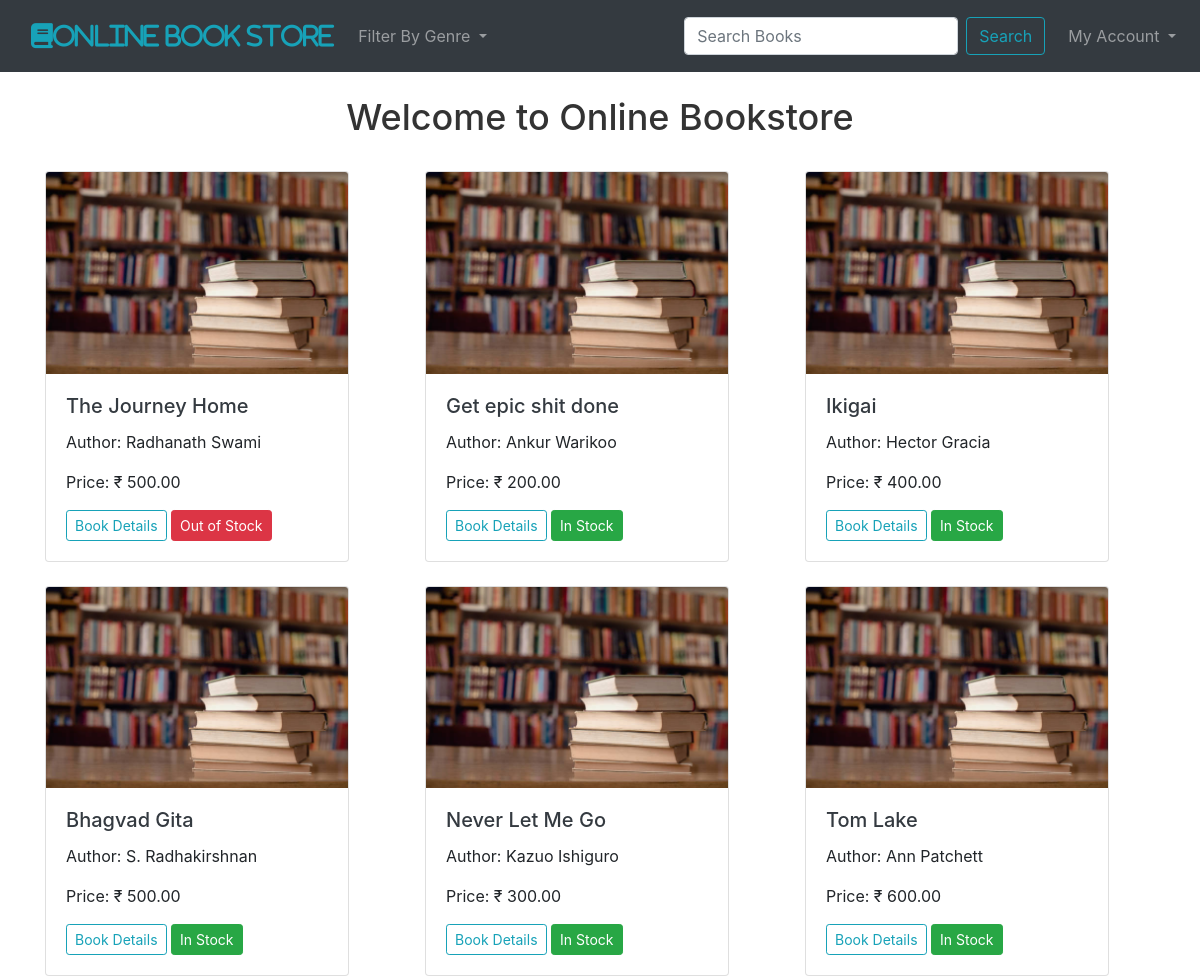
/ (upper part), run on an earlier commit of the app's database.
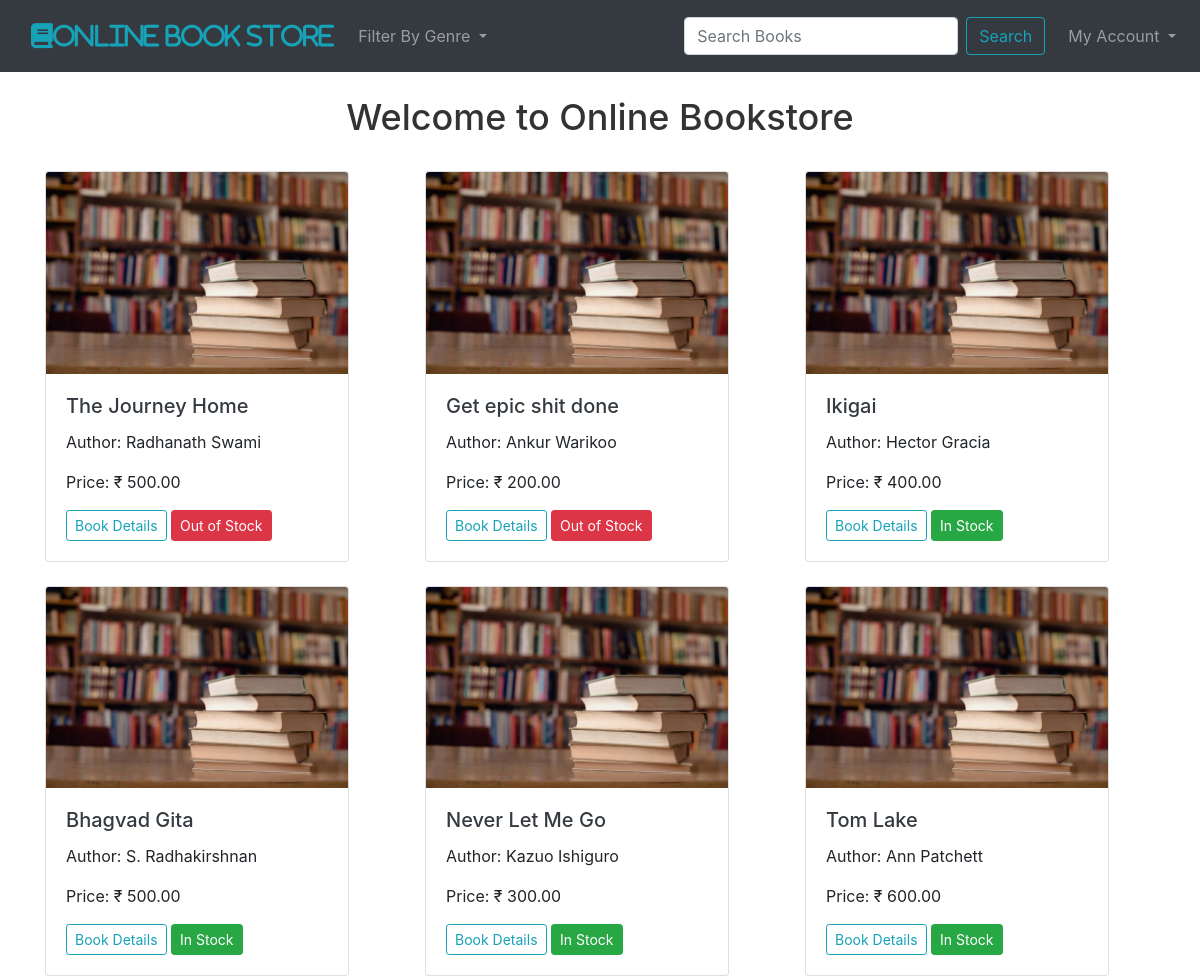
And on a later commit of the database.
### cart/models.py (models this page shows, shortened)
class Book(models.Model):
    title = models.CharField(max_length=255)
    author = models.CharField(max_length=255)
    genre = models.CharField(max_length=255)
    price = models.DecimalField(max_digits=10,decimal_places=2)
    available_quantity = models.PositiveIntegerField()
    image = models.ImageField(upload_to='images/', height_field=None, width_field=None, max_length=None,blank=True,null = True)
    created_on = models.DateTimeField(auto_now_add=True, blank=True, null=True)
    updated_on = models.DateTimeField(auto_now=True, blank=True, null=True)

### cart/views.py (the view)
# urls.py: 2. Add a URL to urlpatterns:  path('', views.home, name='home')
def home(request):
	books=Book.objects.all()
	paginator = Paginator(books, 9)
	page_number = request.GET.get('page')
	page_obj = paginator.get_page(page_number)
	genre = Book.objects.values('genre').distinct()
	context = {'page_obj': page_obj,'genre':genre}
	return render(request, 'home.html',context)

### cart/templates/home.html (shortened to what this page needs)
{% extends "base.html" %}
{% block content %}
{% load static %}
<br/>
<div class="text-center">
    <div class="container">
    <h1 style="font-size: 36px; color: #333;">Welcome to Online Bookstore</h1>
</div><br/>
</div>
<div class = 'container'>
    <div class="row">
        {% for book in page_obj %}
            <div class="col-md-4 mb-4">
                <div class="card" style="width: 19rem;">
                    <img class="card-img-top" src="{% static 'images/book.jpg' %}" class="card-img-top" alt="{{ book.title }}"/>
                    <div class="card-body">
                        <a href="{% url 'bookview' book.pk %}" class="text-dark">
                        <h5 class="card-title">{{ book.title }}</h5></a>
                        <p class="card-text">Author: {{ book.author }}</p>
                        <p class="card-text">Price: &#8377; {{ book.price }}</p>
                        <a href="{% url 'bookview' book.pk %}" class="text-dark">
                            <button type="button" class="btn btn-sm btn-outline-info">Book Details</button></a>
                        {% if book.available_quantity > 0 %}
                        <span  class="btn btn-sm btn-success text-white">In Stock</span>
                        {% else %}
                            <span class="btn btn-sm btn-danger text-white">Out of Stock</span>
                        {% endif %}
                    </div>
                </div>
            </div>
        {% endfor %}
    </div>
</div>
{% endblock %}

What changed in the data, as far as the page shows it:
changed Book "Get epic shit done": available_quantity "In Stock" → "Out of Stock"
